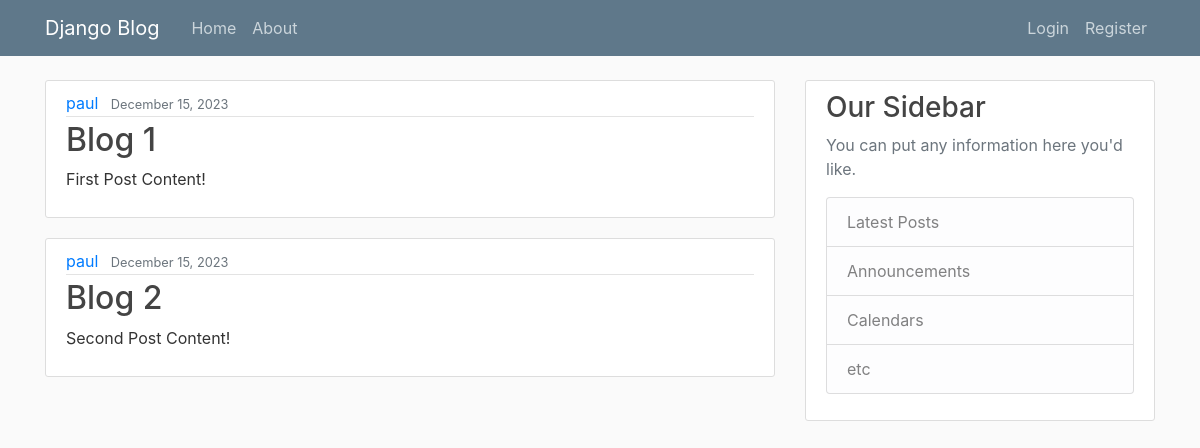
/, run on an earlier commit of the app's database.
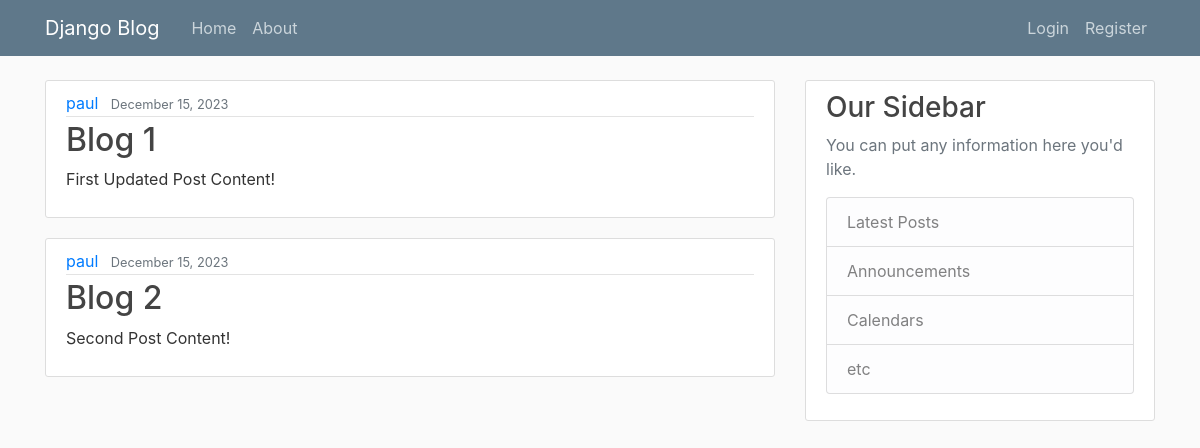
And on a later commit of the database.
### blog/models.py (models this page shows, shortened)
class Post(models.Model):
    title = models.CharField(max_length=100)
    content = models.TextField()
    datePosted = models.DateTimeField(default=timezone.now)
    author = models.ForeignKey(User, on_delete=models.CASCADE)

### blog/views.py (the view)
# urls.py: path('', views.home, name='blog-home'),
def home(request):
    context = {
        'posts': Post.objects.all()
    }
    return render(request, 'blog/home.html', context)

### blog/templates/blog/home.html
{% extends "blog/base.html" %}
{% block content %}
    {% for post in posts %}
        <article class="media content-section">
          <div class="media-body">
            <div class="article-metadata">
              <a class="mr-2" href="#">{{ post.author }}</a>
              <small class="text-muted">{{ post.datePosted|date:"F d, Y" }}</small>
            </div>
            <h2><a class="article-title" href="#">{{ post.title }}</a></h2>
            <p class="article-content">{{ post.content }}</p>
          </div>
        </article>
    {% endfor %}
{% endblock content %}

What changed in the data, as far as the page shows it:
changed Post "Blog 1": content "First Post Content!" → "First Updated Post Content!"
